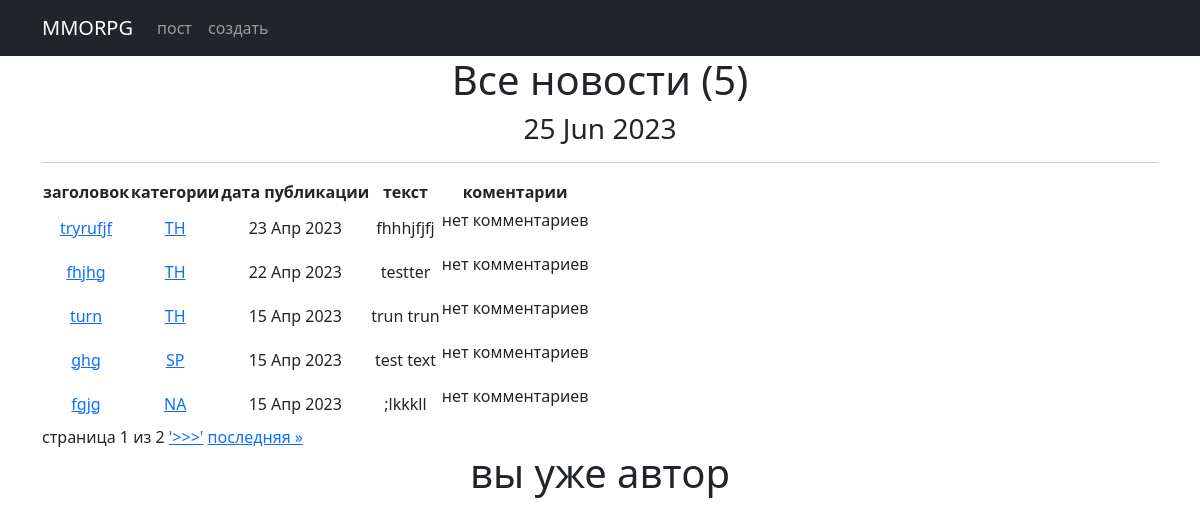
/news/ (signed in), run on an earlier commit of the app's database.
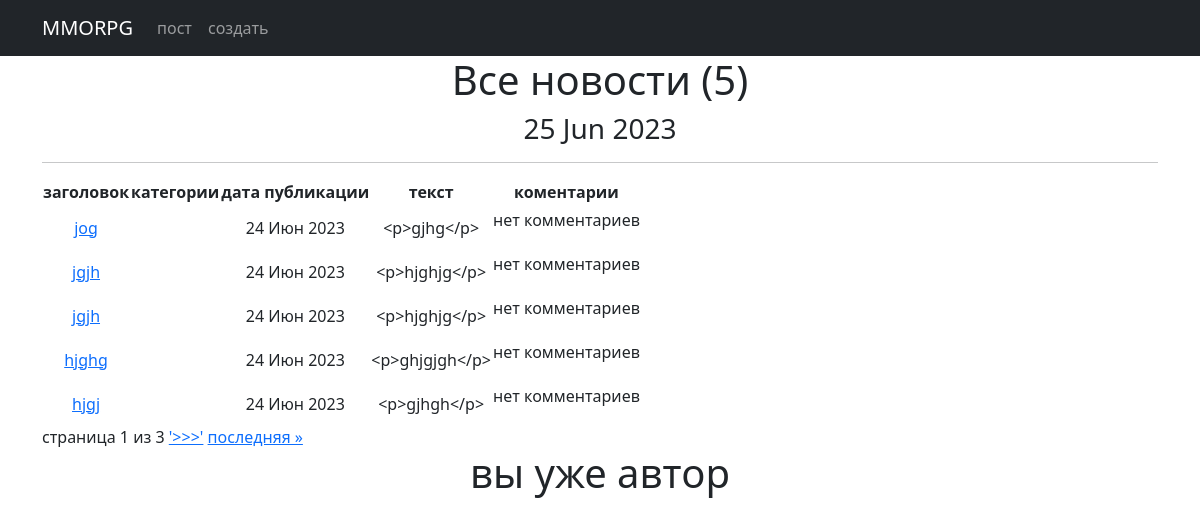
And on a later commit of the database.
### news/models.py (models this page shows, shortened)
class Post(models.Model):
    author_post = models.ForeignKey(Author, on_delete=models.CASCADE)
    post_news = models.CharField(max_length=2, choices=POST, default='PO')
    date_in = models.DateTimeField(auto_now_add=True)
    category = models.ManyToManyField(Category, through='PostCategory')
    title = models.CharField(max_length=50)
    text = RichTextField()
    video_count = models.PositiveIntegerField(default=0)
    image_count = models.PositiveIntegerField(default=0)
    max_video_count = 1
    max_image_count = 3

class Category(models.Model):
    tank = 'TN'
    healer = 'HL'
    damager = 'DD'
    guild_master = 'GM'
    quest_giver = 'KG'
    smith = 'KZ'
    tanner = 'KV'
    potion_maker = 'ZV'
    spell_master = 'MZ'
    TEMATIC = [
        (tank, 'Танк'),
        (healer, 'Хил'),
        (damager, 'ДД'),
        (guild_master, 'Гилдмастер'),
        (quest_giver, 'Квестгивер'),
        (smith, 'Кузнец'),
        (tanner, 'Кожевник'),
        (potion_maker, 'Зельевар'),
        (spell_master, 'Мастер заклинаний'),
    ]
    tematic = models.CharField(max_length=2, choices=TEMATIC, unique=True)
    subscribers = models.ManyToManyField(User, blank=True, related_name='categories')
    def __str__(self):
        return self.get_tematic_display()

### news/views.py (the view, shortened to what this page needs)
# urls.py: path('', PostList.as_view()),
class PostList(LoginRequiredMixin, ListView):
    model = Post
    ordering = '-date_in'
    template_name = 'news.html'
    context_object_name = 'post_news'
    paginate_by = 5
    def get_context_data(self, **kwargs):  # забираем отфильтрованные объекты переопределяя метод get_context_data у наследуемого класса
        context = super().get_context_data(**kwargs)
        context['filter'] = PostFilter(self.request.GET, queryset=self.get_queryset())  #вписываем фильтр в контекст
        context['categories'] = Category.objects.all()
        context['form'] = PostForm()
        context['is_not_author'] = not self.request.user.groups.filter(name='authors').exists()
        return context

### news/templatetags/censor.py (called while the page is built)
@register.filter()
def censor(value):
    for words in censored_words:
        if words in value:
            censor_words = f"p{''.join(['*' for words in range(len(words))])}"
            value = value.replace(words, censor_words)
    return value

### news/templatetags/custom_tags.py (called while the page is built)
@register.simple_tag()
def current_time(format_string='%d %b %Y'):
    return datetime.utcnow().strftime(format_string)

### templates/news.html (shortened to what this page needs)
<!DOCTYPE html>
<html lang="en">
<head>
    <title>{% extends 'flatpages/default.html' %}</title>
{% load censor %}
{% load custom_tags %}
{% block content %}
<body>
<h1>Все новости ({{ post_news.count}})</h1>
<h3>{% current_time '%d %b %Y' %}</h3>
<hr>
{% if post_news %}
    <table>
        <thead>
        <tr>
            <th>заголовок</th>
            <th>категории</th>
            <th>дата публикации</th>
            <th>текст</th>
            <th>коментарии</th>
        </tr>
        {% for post in page_obj %}
        <td>
        </td>
        <tr>
            <td><a href="{% url 'post_detail' post.id %}">{{ post.title|censor}}</a></td>
            <td>
            {% for category in post.category.all %}
                <a href="{% url 'category_list' category.id %}">{{ category }}</a>
            {% endfor %}
            </td>
            <td>{{ post.date_in|date:'d M Y'}}</td>
            <td>{{ post.text|censor|truncatechars:20}}</td>
            <td>{% for comment in post.comments.all %}
                <p>{{ comment.text }}</p>
            {% empty %}
                <p>нет комментариев</p>
            {% endfor %}
            </td>
        </tr>
        {% endfor %}
        </thead>
    </table>
    <div class="pagination">
        <span class="step-links">
            <span class="current-page">
                страница {{ page_obj.number }} из {{ page_obj.paginator.num_pages }}
            </span>
            {% if page_obj.has_next %}
                <a href="?page={{ page_obj.next_page_number }}">'>>>'</a>
                <a href="?page={{ page_obj.paginator.num_pages }}">последняя &raquo;</a>
            {% endif %}
        </span>
    </div>
    {% if is_not_author %}
        <button><a href="{% url 'upgrade' %}"> стать автором!</a></button>
    {% else %}
        <h1>вы уже автор</h1>
    {% endif %}
{% else %}
    <h2>новостей нет!</h2>
{% endif %}
{% endblock content %}

What changed in the data, as far as the page shows it:
removed Post: title|censor "tryrufjf", date_in "23 Апр 2023", text|censor "fhhhjfjfj"
no longer on this page (row edited): Category: tematic "TH"
no longer on this page (row unchanged): Post: title|censor "turn", date_in "15 Апр 2023", text|censor "trun trun"
no longer on this page (row unchanged): Post: title|censor "ghg", date_in "15 Апр 2023", text|censor "test text"
no longer on this page (row edited): Category: tematic "SP", shown under "ghg"
no longer on this page (row unchanged): Post: title|censor "fgjg", date_in "15 Апр 2023", text|censor ";lkkkll"
no longer on this page (row edited): Category: tematic "NA", shown under "fgjg"
added Post: title|censor "jog", date_in "24 Июн 2023", text|censor "<p>gjhg</p>"
added Post: title|censor "jgjh", date_in "24 Июн 2023", text|censor "<p>hjghjg</p>"
added Post: title|censor "jgjh", date_in "24 Июн 2023", text|censor "<p>hjghjg</p>"
added Post: title|censor "hjghg", date_in "24 Июн 2023", text|censor "<p>ghjgjgh</p>"
changed Post: title|censor "fhjhg" → "hjgj"; date_in "22 Апр 2023" → "24 Июн 2023"; text|censor "testter" → "<p>gjhgh</p>"
Also different on the page:
{{ page_obj.paginator.num_pages }}: "2" → "3"
